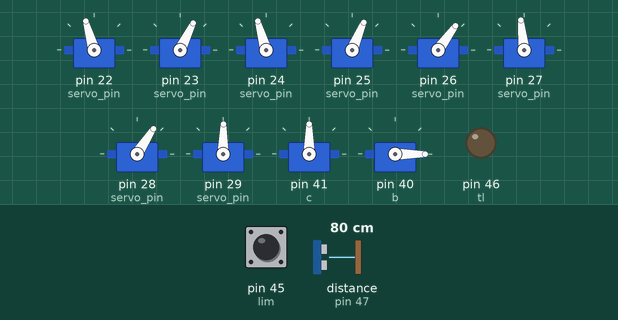
Recording of a sketch running on a simulated Arduino Mega 2560, built with avr-gcc and run on an emulated ATmega2560. Parts: 10 × servo, output pins drawn as LEDs (lit = HIGH). The inputs (shaded band) are chosen by the test bench; at power-on: pin 45 (lim) HIGH, distance to the obstacle (sensor on pin 47) 80 cm. The echo pulse lasts 58.3 µs per cm; what the sketch prints to the serial monitor is not drawn.

Above: at 1.3 s.
1.4 s: pin 45 (lim) pulled LOW for 0.15 s
At 2.29 s:
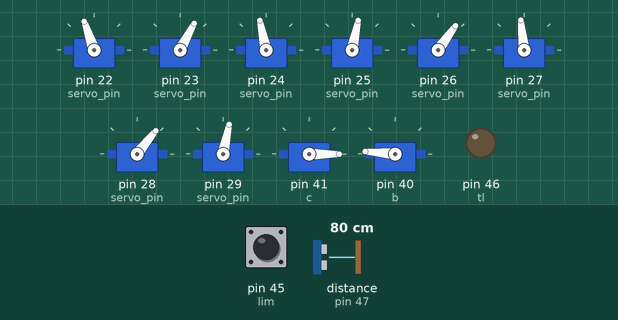
At 3.25 s:
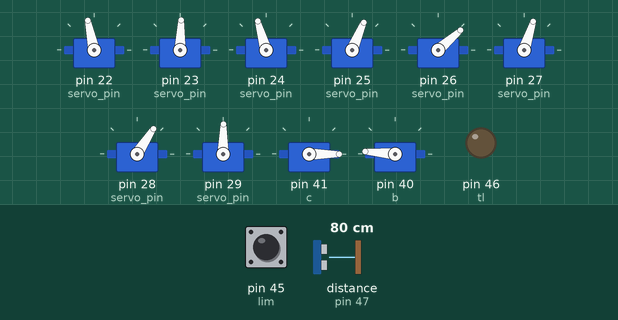
4.4 s: distance to the obstacle (sensor on pin 47) set to 2 cm
At 4.8 s:
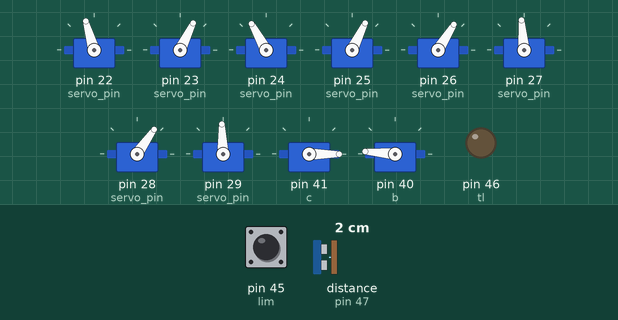
7.4 s: pin 45 (lim) pulled LOW for 1 s
10.6 s: distance to the obstacle (sensor on pin 47) set to 4 cm
13.6 s: distance to the obstacle (sensor on pin 47) set to 35 cm
Timing chart, 0 to 17.6 s (numbered marks = the images above; inputs shaded):
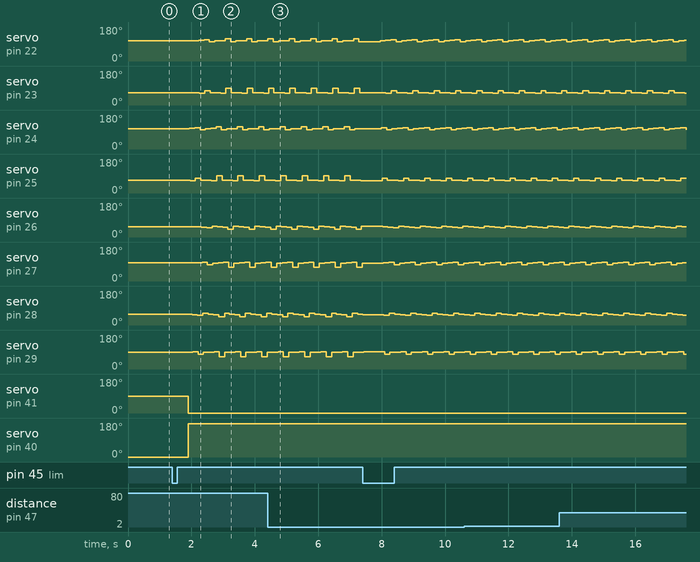

The sketch:

Program.ino
```cpp
#include <Servo.h>
Servo servo[4][2];  // create servo object to control a servo
Servo servob;
Servo servoc;
const int servo_pin[4][2] = { {22, 23}, {24, 25}, {26, 27}, {28, 29} };
const int setleg = 82;
const int stand[4][2] = {{40,24},{40,24},{40,24},{40,24}};//stand mit
//const int stand[4][2] = {{59,4},{59,4},{59,4},{59,4}};//stand mit slope
//const int stand[4][2] = {{36,90},{80,-30},{80,-30},{39,90}};//stand dog
//mit 30mm  very good
const int M1[4][2] = { {40, 24}, {45, 27}, {40, 24}, {45, 27} };
const int M2[4][2] = { {40, 24}, {50, 5}, {40, 24}, {50, 5} };
const int M3[4][2] = { {45, 27}, {34, 22}, {45, 27}, {34, 22} };
const int M4[4][2] = { {50, 5}, {40, 24}, {50, 5}, {40, 24} };
const int M5[4][2] = { {34, 22}, {45, 27}, {34, 22}, {45, 27} };
//mit 70 ลด Step clime  very good
const int M6[4][2] = { {40, 24}, {44, 29}, {40, 24}, {44, 29} };//
const int M7[4][2] = { {40, 24}, {62, -15}, {40, 24}, {62, -15} };
const int M8[4][2] = { {44, 29}, {34, 22}, {44, 29}, {34, 22} };
const int M9[4][2] = { {62, -15}, {40, 24}, {62, -15}, {40, 24} };
const int M10[4][2] = { {34, 22}, {44, 29}, {34, 22}, {44, 29} };
/*
//boston 30cmm circle 60 slope delay 13ms very good
const int M1[4][2] = { {59, 4}, {63, 10}, {59, 4}, {63, 10} };
const int M2[4][2] = { {59, 4}, {68, -10}, {59, 4}, {68, -10} };
const int M3[4][2] = { {63, 10}, {53, 0}, {63, 10}, {53, 0} };
const int M4[4][2] = { {68, -10}, {59, 4}, {68, -10}, {59, 4} };
const int M5[4][2] = { {53, 0}, {63, 10}, {53, 0}, {63, 10} };
*/
unsigned long ct=0;
unsigned long duration=0, cm=0;
const int tl = 46;
const int el = 47;
const int lim = 45;
const int b = 40;
const int c = 41;
int count=0;
int a=0;
int t=0;
int d=1; //test
int y;
int l=15;//7000-walk15-climb20//delay between servolow
int s=1;//เลือกโหมดตั้งขาหรือทดสอบ
void setup() {
  Serial.begin(115200);
  pinMode(lim, INPUT_PULLUP);
  pinMode(tl, OUTPUT);
  pinMode(el, INPUT);
  for (int i = 0; i < 4; i++){
      for (int j = 0; j < 2; j++){
        if((i==0)&&(j==0)){
          y=setleg+(stand[i][j]/1.646);//22
        }else if((i==0)&&(j==1)){
          y=79-(stand[i][j]/1.646);//23
        }else if((i==1)&&(j==0)){
          y=setleg+(stand[i][j]/1.646);//24
        }else if((i==1)&&(j==1)){
          y=setleg-(stand[i][j]/1.646);//25
        }else if((i==2)&&(j==0)){
          y=79-(stand[i][j]/1.646);//26
        }else if((i==2)&&(j==1)){
          y=setleg+(stand[i][j]/1.646);//27
        }else if((i==3)&&(j==0)){
          y=setleg-(stand[i][j]/1.646);//28
        }else if((i==3)&&(j==1)){
          y=75+(stand[i][j]/1.646);//29   71
        }
        servo[i][j].attach(servo_pin[i][j]);
        servo[i][j].write(y);
        delay(15);//10
       }
    }
    servoc.attach(c);
    servoc.write(90);//90 กางออก
    servob.attach(b);
    servob.write(0);
}
void loop() {
  //while(1);
  if(s==0){
    for (int i = 0; i < 4; i++){
      for (int j = 0; j < 2; j++){
        servo[i][j].write(setleg);
        delay(100);
      }
    }
  }else{
    if(digitalRead(lim)==0){
      delay(500);
      servob.write(175);
      servoc.write(0);
      t=1;
    }
    if(t==1){
      if(d==1){
      for (int i = 0; i < 4; i++){
        for (int j = 0; j < 2; j++){
          if((i==0)&&(j==0)){
            y=setleg+(M1[i][j]/1.646);
          }else if((i==0)&&(j==1)){
            y=79-(M1[i][j]/1.646);
          }else if((i==1)&&(j==0)){
            y=setleg+(M1[i][j]/1.646);
          }else if((i==1)&&(j==1)){
            y=setleg-(M1[i][j]/1.646);
          }else if((i==2)&&(j==0)){
            y=79-(M1[i][j]/1.646);
          }else if((i==2)&&(j==1)){
            y=setleg+(M1[i][j]/1.646);
          }else if((i==3)&&(j==0)){
            y=setleg-(M1[i][j]/1.646);
          }else if((i==3)&&(j==1)){
            y=75+(M1[i][j]/1.646);
          }
          servo[i][j].write(y);
          d=0;
          utrasonic();
        }
      }
      }
      for (int i = 0; i < 4; i++){
        for (int j = 0; j < 2; j++){
          if((i==0)&&(j==0)){
            y=setleg+(M2[i][j]/1.646);
          }else if((i==0)&&(j==1)){
            y=79-(M2[i][j]/1.646);
          }else if((i==1)&&(j==0)){
            y=setleg+(M2[i][j]/1.646);
          }else if((i==1)&&(j==1)){
            y=setleg-(M2[i][j]/1.646);
          }else if((i==2)&&(j==0)){
            y=79-(M2[i][j]/1.646);
          }else if((i==2)&&(j==1)){
            y=setleg+(M2[i][j]/1.646);
          }else if((i==3)&&(j==0)){
            y=setleg-(M2[i][j]/1.646);
          }else if((i==3)&&(j==1)){
            y=75+(M2[i][j]/1.646);
          }
          servo[i][j].write(y);
          utrasonic();
        }
      }
      for (int i = 0; i < 4; i++){
        for (int j = 0; j < 2; j++){
          if((i==0)&&(j==0)){
            y=setleg+(M3[i][j]/1.646);
          }else if((i==0)&&(j==1)){
            y=79-(M3[i][j]/1.646);
          }else if((i==1)&&(j==0)){
            y=setleg+(M3[i][j]/1.646);
          }else if((i==1)&&(j==1)){
            y=setleg-(M3[i][j]/1.646);
          }else if((i==2)&&(j==0)){
            y=79-(M3[i][j]/1.646);
          }else if((i==2)&&(j==1)){
            y=setleg+(M3[i][j]/1.646);
          }else if((i==3)&&(j==0)){
            y=setleg-(M3[i][j]/1.646);
          }else if((i==3)&&(j==1)){
            y=75+(M3[i][j]/1.646);
          }
          servo[i][j].write(y);
          utrasonic();
        }
      }
      for (int i = 0; i < 4; i++){
        for (int j = 0; j < 2; j++){
          if((i==0)&&(j==0)){
            y=setleg+(M4[i][j]/1.646);
          }else if((i==0)&&(j==1)){
            y=79-(M4[i][j]/1.646);
          }else if((i==1)&&(j==0)){
            y=setleg+(M4[i][j]/1.646);
          }else if((i==1)&&(j==1)){
            y=setleg-(M4[i][j]/1.646);
          }else if((i==2)&&(j==0)){
            y=79-(M4[i][j]/1.646);
          }else if((i==2)&&(j==1)){
            y=setleg+(M4[i][j]/1.646);
          }else if((i==3)&&(j==0)){
            y=setleg-(M4[i][j]/1.646);
          }else if((i==3)&&(j==1)){
            y=75+(M4[i][j]/1.646);
          }
          servo[i][j].write(y);
          utrasonic();
        }
      }
      for (int i = 0; i < 4; i++){
        for (int j = 0; j < 2; j++){
          if((i==0)&&(j==0)){
            y=setleg+(M5[i][j]/1.646);
          }else if((i==0)&&(j==1)){
            y=79-(M5[i][j]/1.646);
          }else if((i==1)&&(j==0)){
            y=setleg+(M5[i][j]/1.646);
          }else if((i==1)&&(j==1)){
            y=setleg-(M5[i][j]/1.646);
          }else if((i==2)&&(j==0)){
            y=79-(M5[i][j]/1.646);
          }else if((i==2)&&(j==1)){
            y=setleg+(M5[i][j]/1.646);
          }else if((i==3)&&(j==0)){
            y=setleg-(M5[i][j]/1.646);
          }else if((i==3)&&(j==1)){
            y=75+(M5[i][j]/1.646);
          }
          servo[i][j].write(y);
          utrasonic();
        }
      }
    }else if(t==2){
      if(d==1){
      for (int i = 0; i < 4; i++){
        for (int j = 0; j < 2; j++){
          if((i==0)&&(j==0)){
            y=setleg+(M6[i][j]/1.646);
          }else if((i==0)&&(j==1)){
            y=79-(M6[i][j]/1.646);
          }else if((i==1)&&(j==0)){
            y=setleg+(M6[i][j]/1.646);
          }else if((i==1)&&(j==1)){
            y=setleg-(M6[i][j]/1.646);
          }else if((i==2)&&(j==0)){
            y=79-(M6[i][j]/1.646);
          }else if((i==2)&&(j==1)){
            y=setleg+(M6[i][j]/1.646);
          }else if((i==3)&&(j==0)){
            y=setleg-(M6[i][j]/1.646);
          }else if((i==3)&&(j==1)){
            y=75+(M6[i][j]/1.646);
          }
          servo[i][j].write(y);
          d=0;
          utrasonic();
        }
      }
      }
      for (int i = 0; i < 4; i++){
        for (int j = 0; j < 2; j++){
          if((i==0)&&(j==0)){
            y=setleg+(M7[i][j]/1.646);
          }else if((i==0)&&(j==1)){
            y=79-(M7[i][j]/1.646);
          }else if((i==1)&&(j==0)){
            y=setleg+(M7[i][j]/1.646);
          }else if((i==1)&&(j==1)){
            y=setleg-(M7[i][j]/1.646);
          }else if((i==2)&&(j==0)){
            y=79-(M7[i][j]/1.646);
          }else if((i==2)&&(j==1)){
            y=setleg+(M7[i][j]/1.646);
          }else if((i==3)&&(j==0)){
            y=setleg-(M7[i][j]/1.646);
          }else if((i==3)&&(j==1)){
            y=75+(M7[i][j]/1.646);
          }
          servo[i][j].write(y);
          utrasonic();
        }
      }
      for (int i = 0; i < 4; i++){
        for (int j = 0; j < 2; j++){
          if((i==0)&&(j==0)){
            y=setleg+(M8[i][j]/1.646);
          }else if((i==0)&&(j==1)){
            y=79-(M8[i][j]/1.646);
          }else if((i==1)&&(j==0)){
            y=setleg+(M8[i][j]/1.646);
          }else if((i==1)&&(j==1)){
            y=setleg-(M8[i][j]/1.646);
          }else if((i==2)&&(j==0)){
            y=79-(M8[i][j]/1.646);
          }else if((i==2)&&(j==1)){
            y=setleg+(M8[i][j]/1.646);
          }else if((i==3)&&(j==0)){
            y=setleg-(M8[i][j]/1.646);
          }else if((i==3)&&(j==1)){
            y=75+(M8[i][j]/1.646);
          }
          servo[i][j].write(y);
          utrasonic();
        }
      }
      for (int i = 0; i < 4; i++){
        for (int j = 0; j < 2; j++){
          if((i==0)&&(j==0)){
            y=setleg+(M9[i][j]/1.646);
          }else if((i==0)&&(j==1)){
            y=79-(M9[i][j]/1.646);
          }else if((i==1)&&(j==0)){
            y=setleg+(M9[i][j]/1.646);
          }else if((i==1)&&(j==1)){
            y=setleg-(M9[i][j]/1.646);
          }else if((i==2)&&(j==0)){
            y=79-(M9[i][j]/1.646);
          }else if((i==2)&&(j==1)){
            y=setleg+(M9[i][j]/1.646);
          }else if((i==3)&&(j==0)){
            y=setleg-(M9[i][j]/1.646);
          }else if((i==3)&&(j==1)){
            y=75+(M9[i][j]/1.646);
          }
          servo[i][j].write(y);
          utrasonic();
        }
      }
      for (int i = 0; i < 4; i++){
        for (int j = 0; j < 2; j++){
          if((i==0)&&(j==0)){
            y=setleg+(M10[i][j]/1.646);
          }else if((i==0)&&(j==1)){
            y=79-(M10[i][j]/1.646);
          }else if((i==1)&&(j==0)){
            y=setleg+(M10[i][j]/1.646);
          }else if((i==1)&&(j==1)){
            y=setleg-(M10[i][j]/1.646);
          }else if((i==2)&&(j==0)){
            y=79-(M10[i][j]/1.646);
          }else if((i==2)&&(j==1)){
            y=setleg+(M10[i][j]/1.646);
          }else if((i==3)&&(j==0)){
            y=setleg-(M10[i][j]/1.646);
          }else if((i==3)&&(j==1)){
            y=75+(M10[i][j]/1.646);
          }
          servo[i][j].write(y);
          utrasonic();
        }
      }
    }
  }
}
```

DelayReal.ino
```cpp
void utrasonic() {
  ct = millis();
  digitalWrite(tl, LOW);
  delayMicroseconds(2);
  digitalWrite(tl, HIGH);
  delayMicroseconds(5);
  digitalWrite(tl, LOW);
  duration = pulseIn(el, HIGH, 5000);
  cm = duration* 0.0173681;
  int ge = millis()-ct;
  int Delay = l-ge;
  if(a==0){
    if(cm<12){
      t=2;
      d=1;
      a=1;
      l=20;
    }
  }else if(a==1){
    if(cm>12){
      a=3;
    }
  }else if(a==3){
    count++;
    if(count>400){
      t=1;
      d=1;
      l=15;
      a=0;
    }
  }

  Serial.print("count:");
  Serial.println(count);
  Serial.print("t:");
  Serial.println(t);
  Serial.print("d:");
  Serial.println(d);
  Serial.print("cm:");
  Serial.println(cm);
  Serial.print("a:");
  Serial.println(a);
  delay(Delay);
  Serial.print("delay:");
  Serial.println(Delay);
}
```
